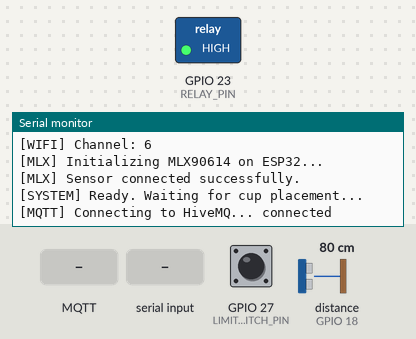
The sketch below on a simulated ESP32. Shown: switched loads named in the sketch (green lamp = pin HIGH), the last lines printed to the serial monitor. Wiring (inferred from the names in the program): ultrasonic range finder: trigger GPIO 19; echo GPIO 18. The inputs (shaded band) are chosen by the test bench; at power-on: GPIO 27 (LIMIT_SWITCH_PIN) HIGH, distance to the obstacle (sensor on GPIO 18) 80 cm. The echo pulse lasts 58.3 µs per cm; WiFi joins after 1.5 s; servers stay silent unless stated; no MQTT or app messages arrive unless stated; pins used as bus, display or sensor lines are not drawn.

Above: at 2.7 s.
2.8 s: GPIO 27 (LIMIT_SWITCH_PIN) pulled LOW for 0.15 s
At 3.7 s:
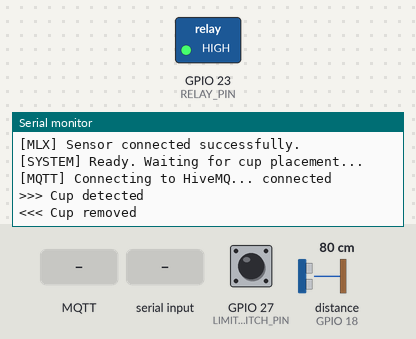
4.5 s: MQTT message "SENSOR" arrives on the first subscribed topic
At 5.7 s:
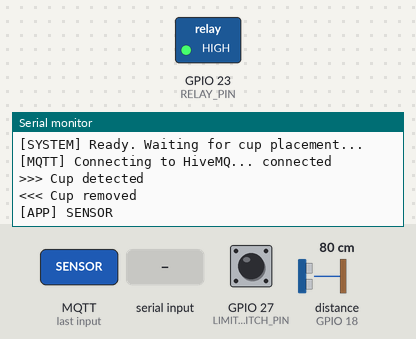
6.0 s: "STOP\n" received over Serial
At 7.1 s:
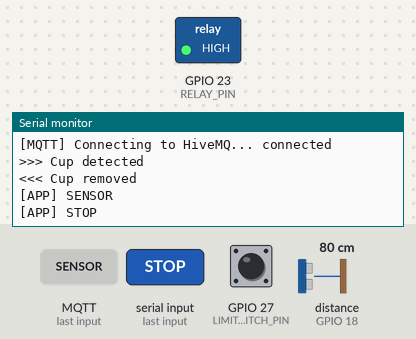
7.5 s: MQTT message "OFF" arrives on the first subscribed topic
At 8.3 s:
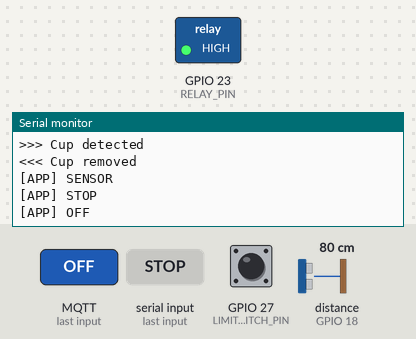
9.0 s: "ON\n" received over Serial
At 9.4 s:
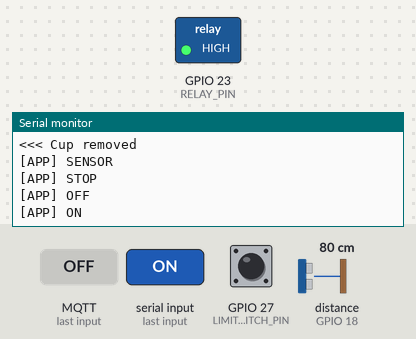
10.5 s: GPIO 27 (LIMIT_SWITCH_PIN) pulled LOW for 1 s
At 11.2 s:
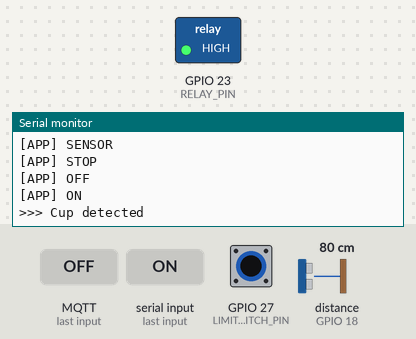

The sketch:

DiyaMithuru.ino
```cpp
/*
 * ============================================================
 *  DiyaMithuru - Smart auto-refilling cup  (ESP32, single file)
 * ============================================================
 *  Hardware (your wiring):
 *    Ultrasonic ECHO  -> level shifter HV1/LV1 -> GPIO 18
 *    Ultrasonic TRIG  <- level shifter LV2/HV2 <- GPIO 19
 *    Relay IN         -> GPIO 23   (active-LOW relay module)
 *    Limit switch NO  -> GPIO 27, COM -> GND
 *    MLX90614 SDA     -> GPIO 21   (I2C Data, 3.3V)
 *    MLX90614 SCL     -> GPIO 22   (I2C Clock, 3.3V)
 *
 *  How it works:
 *    - Cup placed  -> pump ON, fills until the cup is FULL
 *    - Cup removed -> pump OFF instantly
 *    - Level drops to LOW while the cup stays -> refills to FULL
 *    - Cup FULL    -> pump OFF, 2 seconds later detects drink temperature (MLX90614)
 *    - Web app (HiveMQ Cloud MQTT):  ON / STOP / FILL buttons,
 *      live level, drink temperature, and spoken announcements on the phone
 *
 *  Arduino libraries:  PubSubClient (by Nick O'Leary)
 *                       WiFiManager  (by tzapu / tablatronix)
 *                       Adafruit MLX90614 (by Adafruit)
 *  Board:              ESP32 Dev Module
 *
 *  MQTT topics:
 *    diyamithuru/cup01/cmd     <- "ON" | "STOP" | "FILL" | "PING" | "TEMP"
 *    diyamithuru/cup01/status  -> JSON (retained)
 *    diyamithuru/cup01/online  -> "1" / "0" (retained, last will)
 * ============================================================
 */

#include <WiFi.h>
#include <WiFiClientSecure.h>
#include <PubSubClient.h>
#include <WiFiManager.h>        // https://github.com/tzapu/WiFiManager
#include <Wire.h>
#include <Adafruit_MLX90614.h>

// ======================= SETTINGS ===========================
// WiFi is configured via the captive portal (WiFiManager).
// On first boot the ESP32 creates a hotspot called "DiyaMithuru-Setup".
// Connect to it from your phone → pick your network → enter password.
// Credentials are saved to flash and reused on every reboot.

// ---- HiveMQ Cloud ----
const char* MQTT_HOST = "b5ad82f71b0d40d6bcf02b00ce1cd933.s1.eu.hivemq.cloud";
const int   MQTT_PORT = 8883;
const char* MQTT_USER = "Diyamithuru";
const char* MQTT_PASS = "diyamithuru";
const char* DEVICE_ID = "cup01";          // must match the web app

// ---- Pins (from your circuit) ----
const int ECHO_PIN         = 18;
const int TRIG_PIN         = 19;
const int RELAY_PIN        = 23;
const int LIMIT_SWITCH_PIN = 27;

// ---- I2C Pins for MLX90614 Temperature Sensor ----
#define I2C_SDA 21
#define I2C_SCL 22

// Relay module logic (Active-LOW: LOW = ON, HIGH = OFF)
const int RELAY_ON  = LOW;
const int RELAY_OFF = HIGH;

// ---- Level calibration (cm from the sensor face) ----
const float DIST_EMPTY_CM = 12.0;   // sensor -> bottom of EMPTY cup  (0 %)
const float DIST_FULL_CM  = 4.0;    // sensor -> FULL water line      (100 %)

// ---- Fill behaviour ----
const int  LOW_THRESHOLD_PCT  = 30;     // refill when level drops to this
const int  FULL_THRESHOLD_PCT = 90;     // stop pump at this level
const bool FILL_ON_PLACE      = true;   // fill to FULL as soon as a cup is placed
const unsigned long CUP_SETTLE_MS        = 800;    // debounce before pumping
const unsigned long MAX_PUMP_RUN_MS      = 20000;  // safety stop (empty tank / leak)
const unsigned long DISTANCE_INTERVAL_MS = 250;    // level reading rate
const unsigned long TEMP_MEASURE_DELAY_MS = 2000;  // detect temperature 2s after cup is full
const unsigned long STATUS_MIN_GAP_MS    = 400;
const unsigned long STATUS_HEARTBEAT_MS  = 5000;
const unsigned long WIFI_PORTAL_TIMEOUT  = 180;    // portal auto-closes after 3 min
const unsigned long RESET_HOLD_MS        = 5000;   // hold limit switch 5 s at boot to reset WiFi
// ============================================================

String TOPIC_CMD, TOPIC_STATUS, TOPIC_ONLINE;

WiFiManager wm;                  // WiFiManager instance
WiFiClientSecure netClient;
PubSubClient mqtt(netClient);
Adafruit_MLX90614 mlx = Adafruit_MLX90614();

enum Mode { MODE_AUTO, MODE_PAUSED };
Mode mode = MODE_AUTO;

bool  cupPresent    = false;
bool  rawSwitchLast = false;
unsigned long switchChangedAt = 0;
unsigned long cupPlacedAt     = 0;

float distanceCm  = -1;
int   levelPct    = 0;
bool  levelValid  = false;
int   badReadings = 0;

bool  pumpOn     = false;
bool  fillToFull = false;   // set by cup placement or the FILL command
unsigned long pumpStartedAt = 0;
String fault = "";          // "", "TIMEOUT", "SENSOR"

// ---- Temperature state ----
bool  mlxAvailable       = false;
float cupTemp            = 0.0;
float ambientTemp        = 0.0;
bool  cupIsFull          = false;
bool  cupTempRead        = false;
unsigned long cupFullSince = 0;

unsigned long lastDistanceReadTime = 0;
unsigned long lastStatusAt  = 0;
unsigned long lastMqttTryAt = 0;
String lastStatusKey = "";

// ------------------------------------------------------------
//  Pump
// ------------------------------------------------------------
void setPump(bool on, const __FlashStringHelper* reason) {
  if (on == pumpOn) return;
  pumpOn = on;
  if (on) pumpStartedAt = millis();
  digitalWrite(RELAY_PIN, on ? RELAY_ON : RELAY_OFF);
  Serial.print(on ? F(">>> Pump ON  - ") : F("<<< Pump OFF - "));
  Serial.println(reason);
}

// ------------------------------------------------------------
//  Sensors
// ------------------------------------------------------------
float readDistanceCM() {
  digitalWrite(TRIG_PIN, LOW);
  delayMicroseconds(2);
  digitalWrite(TRIG_PIN, HIGH);
  delayMicroseconds(10);
  digitalWrite(TRIG_PIN, LOW);
  long duration = pulseIn(ECHO_PIN, HIGH, 25000);   // ~4.2 m max
  if (duration == 0) return -1.0;
  return (duration * 0.0343) / 2.0;
}

// Median of 3 quick readings removes splash spikes
float readDistanceMedian() {
  float a = readDistanceCM(); delay(8);
  float b = readDistanceCM(); delay(8);
  float c = readDistanceCM();
  if (a < 0 || b < 0 || c < 0) {                   // use what we have
    float best = max(a, max(b, c));
    return best;
  }
  return max(min(a, b), min(max(a, b), c));
}

void updateCupSwitch() {
  bool raw = (digitalRead(LIMIT_SWITCH_PIN) == LOW);  // pressed = cup on it
  unsigned long now = millis();
  if (raw != rawSwitchLast) { rawSwitchLast = raw; switchChangedAt = now; }
  if (now - switchChangedAt > 50 && raw != cupPresent) {
    cupPresent = raw;
    if (cupPresent) {
      cupPlacedAt = now;
      if (FILL_ON_PLACE) fillToFull = true;
      Serial.println(F(">>> Cup detected"));
    } else {
      fillToFull = false;
      setPump(false, F("cup removed"));
      cupIsFull = false;
      cupFullSince = 0;
      cupTempRead = false;
      cupTemp = 0.0;
      Serial.println(F("<<< Cup removed"));
    }
  }
}

void updateLevel() {
  unsigned long now = millis();
  if (now - lastDistanceReadTime < DISTANCE_INTERVAL_MS) return;
  lastDistanceReadTime = now;

  float d = readDistanceMedian();
  if (d < 0 || d > DIST_EMPTY_CM + 10) {
    if (++badReadings >= 4) levelValid = false;
    return;
  }
  badReadings = 0;
  levelValid = true;
  distanceCm = d;
  float pct = (DIST_EMPTY_CM - d) / (DIST_EMPTY_CM - DIST_FULL_CM) * 100.0;
  levelPct = constrain((int)(pct + 0.5), 0, 100);
}

// ------------------------------------------------------------
//  Fill logic
// ------------------------------------------------------------
void controlPump() {
  unsigned long now = millis();

  if (mode == MODE_PAUSED) { fillToFull = false; setPump(false, F("stopped by app")); return; }
  if (!cupPresent)         { setPump(false, F("no cup")); return; }
  if (now - cupPlacedAt < CUP_SETTLE_MS) return;       // wait for the cup to settle

  if (!levelValid) {
    if (fault != "SENSOR") Serial.println(F("[WARN] Level sensor not reading"));
    fault = "SENSOR";
    setPump(false, F("sensor not reading"));
    return;
  }
  if (fault == "SENSOR") fault = "";

  if (levelPct >= FULL_THRESHOLD_PCT) {
    fillToFull = false;
    setPump(false, F("cup full"));
  } else if (fillToFull || levelPct <= LOW_THRESHOLD_PCT) {
    fillToFull = true;                                  // once started, fill to FULL
    setPump(true, F("filling"));
  }

  // Safety: pump running too long means no water is arriving
  if (pumpOn && now - pumpStartedAt > MAX_PUMP_RUN_MS) {
    fillToFull = false;
    mode = MODE_PAUSED;
    fault = "TIMEOUT";
    setPump(false, F("SAFETY TIMEOUT - check tank/tube, send ON to resume"));
  }
}

// ------------------------------------------------------------
//  Temperature (MLX90614)
// ------------------------------------------------------------
void readCupTemperature() {
  if (!mlxAvailable) {
    Wire.begin(I2C_SDA, I2C_SCL);
    if (mlx.begin()) {
      mlxAvailable = true;
      Serial.println(F("[MLX] MLX90614 initialized successfully."));
    } else {
      Serial.println(F("[MLX] Error: MLX90614 not responding. Check wiring (SDA=21, SCL=22)."));
      return;
    }
  }

  float obj = mlx.readObjectTempC();
  float amb = mlx.readAmbientTempC();

  // Validate reading (-40 to 125 C is normal operational range)
  if (isnan(obj) || obj < -40.0 || obj > 150.0) {
    Serial.printf("[MLX] Invalid reading (obj=%.1f, amb=%.1f)\n", obj, amb);
    return;
  }

  cupTemp = obj;
  ambientTemp = amb;
  cupTempRead = true;
  Serial.printf("[TEMP] Detected 2s after full -> Object: %.2f °C | Ambient: %.2f °C\n", cupTemp, ambientTemp);
  publishStatus(true);
}

void updateTemperature() {
  unsigned long now = millis();

  // Reset temperature reading if cup is removed or pump is running
  if (!cupPresent || pumpOn) {
    if (cupIsFull || cupTempRead || cupTemp > 0.0) {
      cupIsFull = false;
      cupFullSince = 0;
      cupTempRead = false;
      cupTemp = 0.0;
    }
    return;
  }

  // Detect when cup is full (level >= 90% and pump is off)
  if (levelValid && levelPct >= FULL_THRESHOLD_PCT && !cupIsFull) {
    cupIsFull = true;
    cupFullSince = now;
    cupTempRead = false;
    Serial.println(F("[TEMP] Cup is full. Temperature will be detected in 2 seconds..."));
  }

  // If level drops back down while cup stays (e.g. user drinks), reset full state
  if (levelValid && levelPct <= LOW_THRESHOLD_PCT) {
    cupIsFull = false;
    cupFullSince = 0;
    cupTempRead = false;
    cupTemp = 0.0;
  }

  // 2 seconds after cup is full: detect temperature
  if (cupIsFull && !cupTempRead && cupFullSince > 0 && (now - cupFullSince >= TEMP_MEASURE_DELAY_MS)) {
    readCupTemperature();
  }
}

// ------------------------------------------------------------
//  MQTT
// ------------------------------------------------------------
void publishStatus(bool force) {
  // Build JSON with WiFi info so the web app can display it
  String ssid = WiFi.SSID();
  String ip   = WiFi.localIP().toString();
  int ch      = WiFi.channel();

  char buf[380];
  snprintf(buf, sizeof(buf),
    "{\"cup\":%s,\"level\":%d,\"distance\":%.1f,\"levelValid\":%s,"
    "\"pump\":%s,\"mode\":\"%s\",\"fill\":%s,\"fault\":\"%s\",\"rssi\":%d,"
    "\"temp\":%.1f,"
    "\"wifi_ssid\":\"%s\",\"wifi_ip\":\"%s\",\"wifi_ch\":%d}",
    cupPresent ? "true" : "false", levelPct, distanceCm,
    levelValid ? "true" : "false", pumpOn ? "true" : "false",
    mode == MODE_AUTO ? "AUTO" : "PAUSED", fillToFull ? "true" : "false",
    fault.c_str(), (int)WiFi.RSSI(),
    cupTemp,
    ssid.c_str(), ip.c_str(), ch);

  // Only the important fields decide "changed" (distance jitter is ignored)
  char key[80];
  snprintf(key, sizeof(key), "%d,%d,%d,%d,%d,%d,%s,%.1f",
           cupPresent, levelPct, levelValid, pumpOn, (int)mode, fillToFull, fault.c_str(), cupTemp);

  unsigned long now = millis();
  bool changed   = lastStatusKey != key;
  bool heartbeat = now - lastStatusAt >= STATUS_HEARTBEAT_MS;
  bool rateOk    = now - lastStatusAt >= STATUS_MIN_GAP_MS;
  if (force || heartbeat || (changed && rateOk)) {
    if (mqtt.connected()) mqtt.publish(TOPIC_STATUS.c_str(), buf, true);
    lastStatusKey = key;
    lastStatusAt  = now;
  }
}

void handleCommand(String cmd) {
  cmd.trim();
  cmd.toUpperCase();
  Serial.print(F("[APP] ")); Serial.println(cmd);

  if (cmd == "STOP" || cmd == "OFF") {
    mode = MODE_PAUSED;
    fillToFull = false;
    setPump(false, F("stopped by app"));
  } else if (cmd == "ON" || cmd == "START" || cmd == "AUTO") {
    mode = MODE_AUTO;
    fault = "";
  } else if (cmd == "FILL") {
    mode = MODE_AUTO;
    fault = "";
    fillToFull = true;
  } else if (cmd == "TEMP" || cmd == "READ_TEMP") {
    Serial.println(F("[APP] Manual temperature read requested"));
    readCupTemperature();
    publishStatus(true);
  } else if (cmd == "WIFI_RESET") {
    Serial.println(F("[WIFI] Resetting saved credentials..."));
    wm.resetSettings();
    delay(500);
    ESP.restart();
  }
  controlPump();
  publishStatus(true);
}

void onMqttMessage(char* topic, byte* payload, unsigned int len) {
  String msg;
  for (unsigned int i = 0; i < len; i++) msg += (char)payload[i];
  if (TOPIC_CMD == topic) handleCommand(msg);
}

void connectMqtt() {
  if (mqtt.connected() || WiFi.status() != WL_CONNECTED) return;
  unsigned long now = millis();
  if (lastMqttTryAt != 0 && now - lastMqttTryAt < 5000) return;
  lastMqttTryAt = now;

  String clientId = String("diyamithuru-") + DEVICE_ID + "-" + String((uint32_t)ESP.getEfuseMac(), HEX);
  Serial.print(F("[MQTT] Connecting to HiveMQ... "));
  if (mqtt.connect(clientId.c_str(), MQTT_USER, MQTT_PASS, TOPIC_ONLINE.c_str(), 1, true, "0")) {
    Serial.println(F("connected"));
    mqtt.publish(TOPIC_ONLINE.c_str(), "1", true);
    mqtt.subscribe(TOPIC_CMD.c_str(), 1);
    publishStatus(true);
  } else {
    Serial.printf("failed, rc=%d (retry in 5 s)\n", mqtt.state());
  }
}

// ------------------------------------------------------------
//  WiFiManager setup (replaces hardcoded credentials)
// ------------------------------------------------------------
void connectWifi() {
  WiFi.mode(WIFI_STA);

  // WiFiManager configuration
  wm.setConfigPortalTimeout(WIFI_PORTAL_TIMEOUT);  // auto-close portal
  wm.setConnectTimeout(15);                         // per-network timeout
  wm.setAPCallback([](WiFiManager* mgr) {
    Serial.println(F("[WIFI] Portal active. Connect to 'DiyaMithuru-Setup' hotspot."));
    Serial.print(F("[WIFI] Portal IP: ")); Serial.println(WiFi.softAPIP());
  });
  wm.setSaveConfigCallback([]() {
    Serial.println(F("[WIFI] Credentials saved!"));
  });

  // Try to connect with saved credentials.
  // If none saved (or they fail), starts AP 'DiyaMithuru-Setup'.
  Serial.println(F("[WIFI] Attempting auto-connect..."));
  if (!wm.autoConnect("DiyaMithuru-Setup")) {
    Serial.println(F("[WIFI] Portal timed out. Restarting..."));
    delay(1000);
    ESP.restart();
  }

  Serial.print(F("[WIFI] Connected! IP: "));
  Serial.println(WiFi.localIP());
  Serial.print(F("[WIFI] SSID: ")); Serial.println(WiFi.SSID());
  Serial.print(F("[WIFI] Channel: ")); Serial.println(WiFi.channel());
}

// Check if limit switch is held at boot → reset saved WiFi
void checkWifiReset() {
  if (digitalRead(LIMIT_SWITCH_PIN) == LOW) {
    Serial.println(F("[WIFI] Limit switch held at boot. Hold 5s to reset WiFi..."));
    unsigned long start = millis();
    while (digitalRead(LIMIT_SWITCH_PIN) == LOW && millis() - start < RESET_HOLD_MS) {
      delay(100);
    }
    if (millis() - start >= RESET_HOLD_MS) {
      Serial.println(F("[WIFI] WiFi credentials erased! Starting portal..."));
      wm.resetSettings();
      delay(500);
      ESP.restart();
    } else {
      Serial.println(F("[WIFI] Released early. Normal boot."));
    }
  }
}

// ------------------------------------------------------------
//  Setup / loop
// ------------------------------------------------------------
void setup() {
  Serial.begin(115200);

  // Safe relay setup: pump OFF at power-on
  pinMode(RELAY_PIN, OUTPUT);
  digitalWrite(RELAY_PIN, RELAY_OFF);

  pinMode(LIMIT_SWITCH_PIN, INPUT_PULLUP);
  pinMode(TRIG_PIN, OUTPUT);
  pinMode(ECHO_PIN, INPUT);

  String base  = String("diyamithuru/") + DEVICE_ID;
  TOPIC_CMD    = base + "/cmd";
  TOPIC_STATUS = base + "/status";
  TOPIC_ONLINE = base + "/online";

  Serial.println(F("\n=== DiyaMithuru ==="));

  // Check for WiFi reset (hold limit switch at boot for 5s)
  checkWifiReset();

  // Connect via WiFiManager (portal if needed)
  connectWifi();

  // HiveMQ Cloud needs TLS. setInsecure() encrypts but skips the
  // certificate check - fine for a prototype.
  netClient.setInsecure();
  mqtt.setServer(MQTT_HOST, MQTT_PORT);
  mqtt.setCallback(onMqttMessage);
  mqtt.setBufferSize(512);
  mqtt.setKeepAlive(30);

  // Initialize I2C with ESP32 default pins for MLX90614
  Wire.begin(I2C_SDA, I2C_SCL);
  Wire.setTimeOut(50);

  Serial.println(F("[MLX] Initializing MLX90614 on ESP32..."));
  if (mlx.begin()) {
    mlxAvailable = true;
    Serial.println(F("[MLX] Sensor connected successfully."));
  } else {
    mlxAvailable = false;
    Serial.println(F("[WARN] MLX90614 not found at boot. Check wiring (SDA=21, SCL=22)."));
  }

  Serial.println(F("[SYSTEM] Ready. Waiting for cup placement..."));
}

void loop() {
  if (Serial.available()) {
    String line = Serial.readStringUntil('\n');
    handleCommand(line);
  }

  connectMqtt();
  mqtt.loop();

  updateCupSwitch();
  updateLevel();
  controlPump();
  updateTemperature();
  publishStatus(false);
}
```

Measured:
- after the input at 2.8 s, the serial monitor: prints a new line after 0.05 s (image 1)
- after the input at 4.5 s, the serial monitor: prints a new line at once (image 2)
- after the input at 6.0 s, the serial monitor: prints a new line at once (image 3)
- after the input at 7.5 s, the serial monitor: prints a new line at once (image 4)
- after the input at 9.0 s, the serial monitor: prints a new line at once (image 5)
- after the input at 10.5 s, the serial monitor: prints a new line after 0.05 s (image 6)
